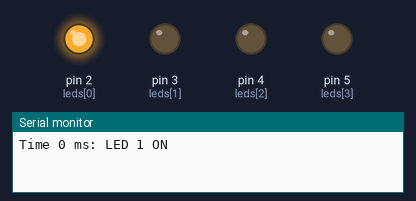
A sketch run on a simulated Arduino Uno, built with avr-gcc and run on an emulated ATmega328P. Parts: output pins drawn as LEDs (lit = HIGH), the last lines printed to the serial monitor.

Above: at 0.12 s.
At 0.87 s:
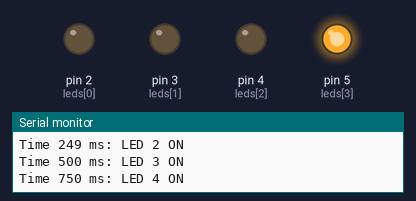
At 1.37 s:
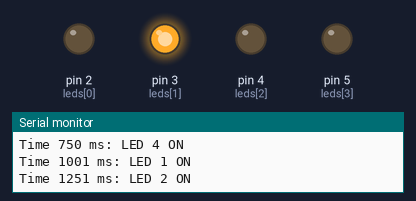
At 2.62 s:
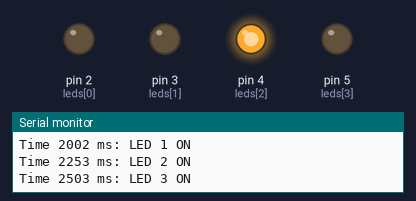
Timing chart, 0 to 3.0 s (numbered marks = the images above):
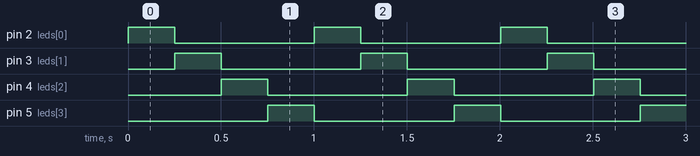

Measured:
- by itself, pin 2 (leds[0]), pin 3 (leds[1]), pin 4 (leds[2]), pin 5 (leds[3]): alternates HIGH for 0.25 s and LOW for 0.75 s
- by itself, everything shown: repeats every 1.0 s, in 4 steps

The sketch:

lab1.ino
```cpp
const int leds[] = {2, 3, 4, 5};
const int N = 4;

void setup() {
  for (int i = 0; i < N; i++) {
    pinMode(leds[i], OUTPUT);
  }
  Serial.begin(9600);
}

void loop() {
  for (int i = 0; i < N; i++) {
    for (int j = 0; j < N; j++) {
      digitalWrite(leds[j], LOW);
    }

    digitalWrite(leds[i], HIGH);

    Serial.print("Time ");
    Serial.print(millis());
    Serial.print(" ms: LED ");
    Serial.print(i + 1);
    Serial.println(" ON");

    delay(250);
  }
}
```
